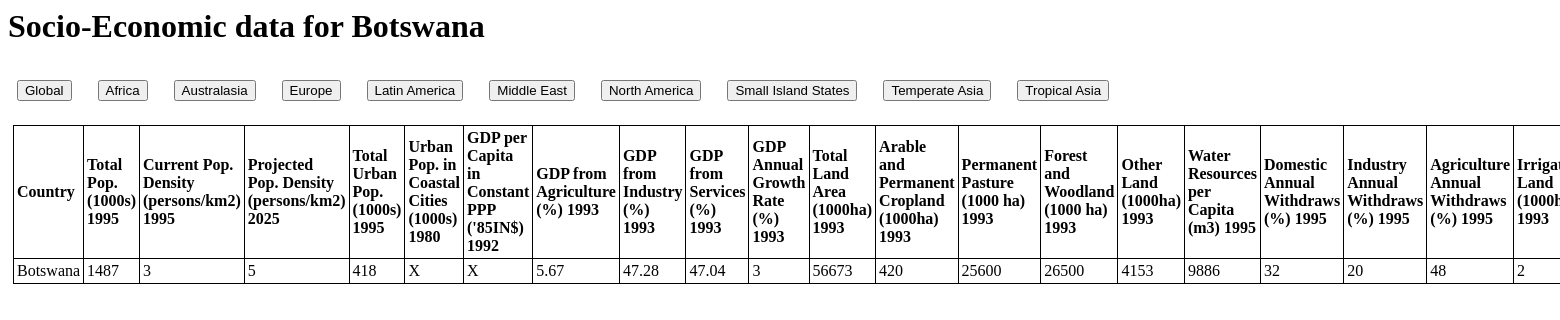
Screenshot of /show/Botswana with the database file from the repository.
### tables this page shows
CREATE TABLE individual (Country TEXT, TotalPop TEXT, PopDens TEXT, ProjDens TEXT, UrbanPop TEXT, CoastalUrbanPop TEXT, GDP_Cap TEXT, GDP_Agric TEXT, GDP_Industry TEXT, GDP_Services TEXT, GDP_Growth TEXT, LAND TEXT, CropLAND TEXT, Pasture TEXT, ForestLAND TEXT, OtherLAND TEXT, WaterCAP TEXT, DomWithdraws TEXT, IndustryWithdraws TEXT, AgricWithdraws TEXT, IrrigatedLand TEXT, AgricLaborForce TEXT, CattleStock TEXT, SheepStock TEXT, GoatStock TEXT, PigStock TEXT, HorseStock TEXT, BuffaloStock TEXT, CamelStock TEXT, EnergyConsumption TEXT, FuelConsumption TEXT, HydroConsumption TEXT, KnownSpecies TEXT, EndemicSpecies TEXT, BirdSpecies TEXT, EndemicBirdSpecies TEXT, PlantSpecies TEXT, EndemicPlantSpecies TEXT);

### socio_economic.py (the view)
@app.route('/show/<Country>')
def show(Country):
  conn = sqlite3.connect('socio_economic_data.db')
  conn.row_factory = sqlite3.Row
  cur = conn.cursor()
  cur.execute("select * from individual WHERE Country =?", (Country,),)
  rows = cur.fetchall()
  conn.close()
  return render_template('show.html', rows=rows, Country=Country)

### templates/show.html (shortened to what this page needs)
<html>
    <head>
    </head>
    {% for row in rows %}
    <h1>Socio-Economic data for {{row["Country"]}}</h1>
    {% endfor %}
    <h1>
    <a href="/" ><button>Global</button></a>
    <a href="/Africa" ><button>Africa</button></a>
    <a href="/Australasia" ><button>Australasia</button></a>
    <a href="/Europe" ><button>Europe</button></a>
    <a href="/LatinAmerica" ><button>Latin America</button></a>
    <a href="/MiddleEast" ><button>Middle East</button></a>
    <a href="/NorthAmerica" ><button>North America</button></a>
    <a href="/SmallIslandStates" ><button>Small Island States</button></a>
    <a href="/TemperateAsia" ><button>Temperate Asia</button></a>
    <a href="/TropicalAsia" ><button>Tropical Asia</button></a>
    </h1>
    <table>
  <tr style="font-size:2vh;font-weight:bold;">
    <strong><td>Country</td>
    <td>Total Pop. (1000s) 1995</td>
    <td>Current Pop. Density (persons/km2) 1995</td>
    <td>Projected Pop. Density (persons/km2) 2025</td>
    <td>Total Urban Pop. (1000s) 1995</td>
    <td>Urban Pop. in Coastal Cities (1000s) 1980</td>
    <td>GDP per Capita in Constant PPP ('85IN$) 1992</td>
    <td>GDP from Agriculture (%) 1993</td>
    <td>GDP from Industry (%) 1993</td>
    <td>GDP from Services (%) 1993</td>
    <td>GDP Annual Growth Rate (%) 1993</td>
    <td>Total Land Area (1000ha) 1993</td>
    <td>Arable and Permanent Cropland (1000ha) 1993</td>
    <td>Permanent Pasture (1000 ha) 1993</td>
    <td>Forest and Woodland (1000 ha) 1993</td>
    <td>Other Land (1000ha) 1993</td>
    <td>Water Resources per Capita (m3) 1995</td>
    <td>Domestic Annual Withdraws (%) 1995</td>
    <td>Industry Annual Withdraws (%) 1995</td>
    <td>Agriculture Annual Withdraws (%) 1995</td>
    <td>Irrigated Land (1000ha) 1993</td>
  </tr>
  <tr>
    {% for row in rows %}
    <td>{{row["Country"]}}</td>
    <td>{{row["TotalPop"]}}</td>
    <td>{{row["PopDens"]}}</td>
    <td>{{row["ProjDens"]}}</td>
    <td>{{row["UrbanPop"]}}</td>
    <td>{{row["CoastalUrbanPop"]}}</td>
    <td>{{row["GDP_Cap"]}}</td>
    <td>{{row["GDP_Agric"]}}</td>
    <td>{{row["GDP_Industry"]}}</td>
    <td>{{row["GDP_Services"]}}</td>
    <td>{{row["GDP_Growth"]}}</td>
    <td>{{row["LAND"]}}</td>
    <td>{{row["CropLAND"]}}</td>
    <td>{{row["Pasture"]}}</td>
    <td>{{row["ForestLAND"]}}</td>
    <td>{{row["OtherLAND"]}}</td>
    <td>{{row["WaterCAP"]}}</td>
    <td>{{row["DomWithdraws"]}}</td>
    <td>{{row["IndustryWithdraws"]}}</td>
    <td>{{row["AgricWithdraws"]}}</td>
    <td>{{row["IrrigatedLand"]}}</td>
    {% endfor %}
  </tr>
</table>
</html>

### templates/show.html (style rules this page uses)
a { white-space : nowrap; overflow-x : hidden; border-radius : 0px; display : left; padding: 9px; }
td { border: 1px solid; width: 100vh; padding: 3px; font-size:2vh; }
table { border-collapse: collapse; width: 100vh; margin: 5px; }

### rows the page displays
individual: Country "Botswana", TotalPop "1487", PopDens "3", ProjDens "5", UrbanPop "418", CoastalUrbanPop "X", GDP_Cap "X", GDP_Agric "5.67", GDP_Industry "47.28", GDP_Services "47.04", GDP_Growth "3", LAND "56673", CropLAND "420", Pasture "25600", ForestLAND "26500", OtherLAND "4153", WaterCAP "9886", DomWithdraws "32", IndustryWithdraws "20", AgricWithdraws "48", IrrigatedLand "2"
